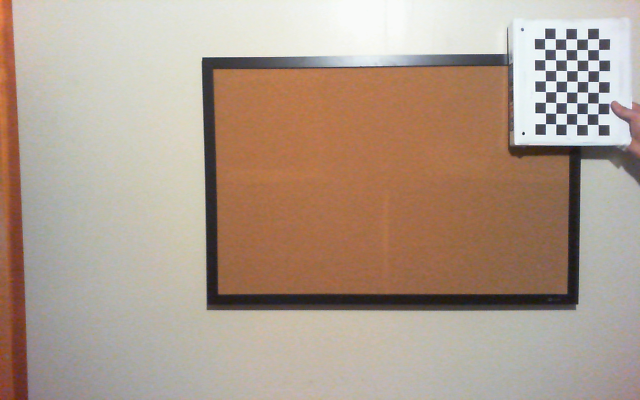
#> input picture photos/cali0.png, 1280 x 800 px, found by its file name (shown at 1/2 size)
$ python test.py
#> lines starting #> are read from the running program, lines starting #| are printed output that depends on the picture
import numpy as np
import cv2
import glob
import apriltag

chessboardSize = (9,6) # chessboardSize[0] chessboardSize[1]
frameSize = (1280, 800)

image_path = ('photos/cali0.png')


######### UNDISTORT ################################################################

with np.load('camera_calibration/CameraParams.npz') as file:
#> (reads camera_calibration/CameraParams.npz from the repository)
    mtx, dist, rvecs, tvecs = [file[i] for i in ('cameraMatrix','dist','rvecs','tvecs')]


def undistort(img):
    #undistort
    dst = cv2.undistort(img, mtx, dist, None, newCameraMatrix)
    #crop
    x, y, w, h = roi
    dst = dst[y:y+h, x:x+w]
    cv2.imwrite('Result1.png', dst)
    return(dst)


criteria = (cv2.TERM_CRITERIA_EPS + cv2.TERM_CRITERIA_MAX_ITER, 30, 0.001)


while True:
    image = cv2.imread(image_path)
#> image is the input picture: shape (800, 1280, 3); mean B, G, R 141.2, 156.4, 175.4
    img = cv2.cvtColor(image, cv2.COLOR_BGR2GRAY)
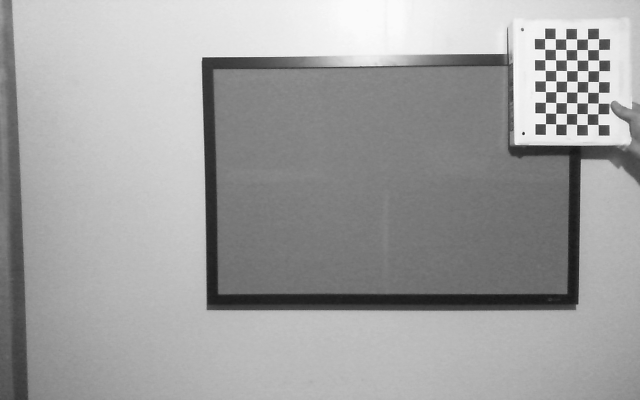
#> img: shape (800, 1280) (shown at 1/2 size); min 14, max 255, mean 160.4
    h, w = img.shape[:2]
#> h = 800; w = 1280

    newCameraMatrix, roi = cv2.getOptimalNewCameraMatrix(mtx, dist, (w,h), 1, (w,h))
#> roi = (12, 7, 1263, 784)

    undistIMG = undistort(img)
#> in undistort, `dst = cv2.undistort(img, mtx, dist, None, newCameraMatrix)`:
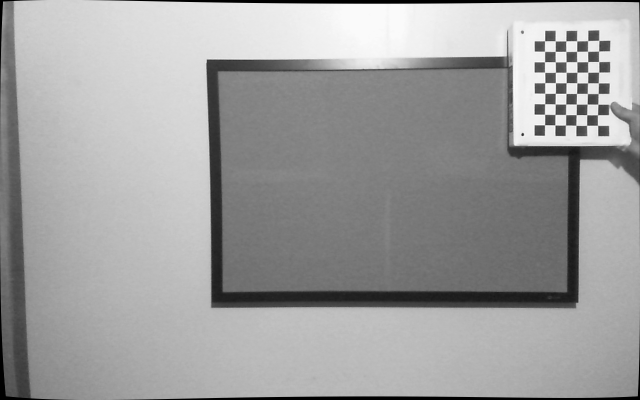
#> dst: shape (800, 1280) (shown at 1/2 size); min 0, max 255, mean 158.8
#> in undistort, `dst = dst[y:y+h, x:x+w]`:
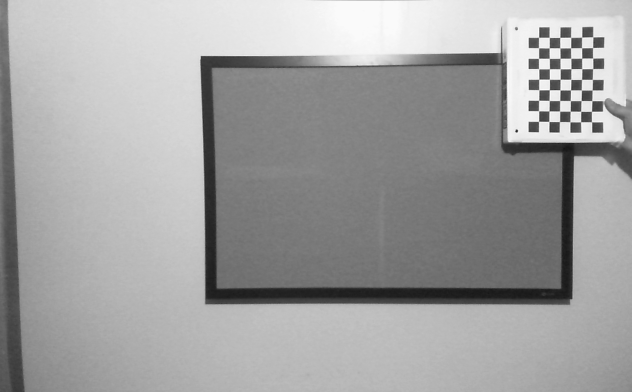
#> dst: shape (784, 1263) (shown at 1/2 size); min 22, max 255, mean 161.1
    cv2.imshow('window     image path: ' + image_path, undistIMG)


    k = cv2.waitKey(1)
#> (key Esc is pressed here)
    if k%256 == 27:
        # ESC pressed
        print("Escape hit, closing...")
        break


cv2.destroyAllWindows()
